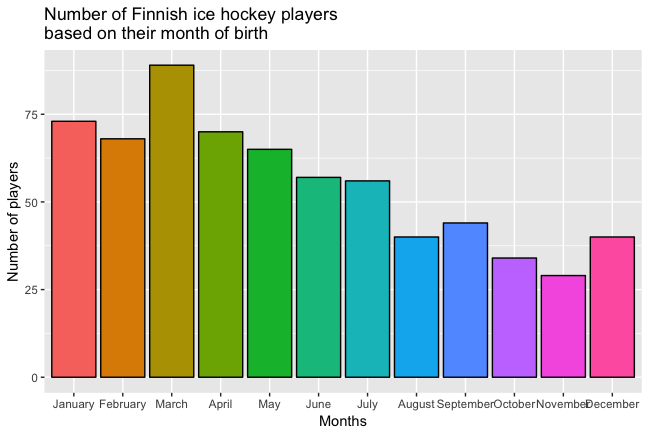

Source code (R):
setwd("C:/Users/Reina Borst/Desktop/UCU sem 4/Data Analysis for LAS/Group Project")
library(tidyverse)
library(plyr)

#Select only Canada in CLI
finland2 <- read.csv('finland_only2.csv')

#Make sure birth dates are recognised as dates
finland_adapted <- finland2 %>%
  mutate(
    dates = as.Date(birthDate),
    months = format(dates,'%m')
  )

finland_adapted$months <- revalue(finland_adapted$months, c("01"="1"))
finland_adapted$months <- revalue(finland_adapted$months, c("02"="2"))
finland_adapted$months <- revalue(finland_adapted$months, c("03"="3"))
finland_adapted$months <- revalue(finland_adapted$months, c("04"="4"))
finland_adapted$months <- revalue(finland_adapted$months, c("05"="5"))
finland_adapted$months <- revalue(finland_adapted$months, c("06"="6"))
finland_adapted$months <- revalue(finland_adapted$months, c("07"="7"))
finland_adapted$months <- revalue(finland_adapted$months, c("08"="8"))
finland_adapted$months <- revalue(finland_adapted$months, c("09"="9"))

finland_adapted2 <- finland_adapted %>%
  mutate(
    month_text = case_when(
      months == 1 ~ 'January',
      months == 2 ~ 'February',
      months == 3 ~ 'March',
      months == 4 ~ 'April',
      months == 5 ~ 'May',
      months == 6 ~ 'June',
      months == 7 ~ 'July',
      months == 8 ~ 'August',
      months == 9 ~ 'September',
      months == 10 ~ 'October',
      months == 11 ~ 'November',
      months == 12 ~ 'December'
    )
  )

finland_adapted2$abbmonths <- factor(finland_adapted2$month_text, levels = c("January", "February", "March", "April", "May", "June", "July", "August", "September", "October", "November", "December"))

ggplot() +
  geom_bar(data=finland_adapted2, mapping=aes(x=abbmonths, fill=abbmonths), colour='black') +
  scale_fill_brewer(palette="Set3") +
  scale_fill_discrete(name="Months") +
  theme(legend.position = "none") +
  labs(title = "Number of Finnish ice hockey players \nbased on their month of birth", x = "Months", y = "Number of players")
